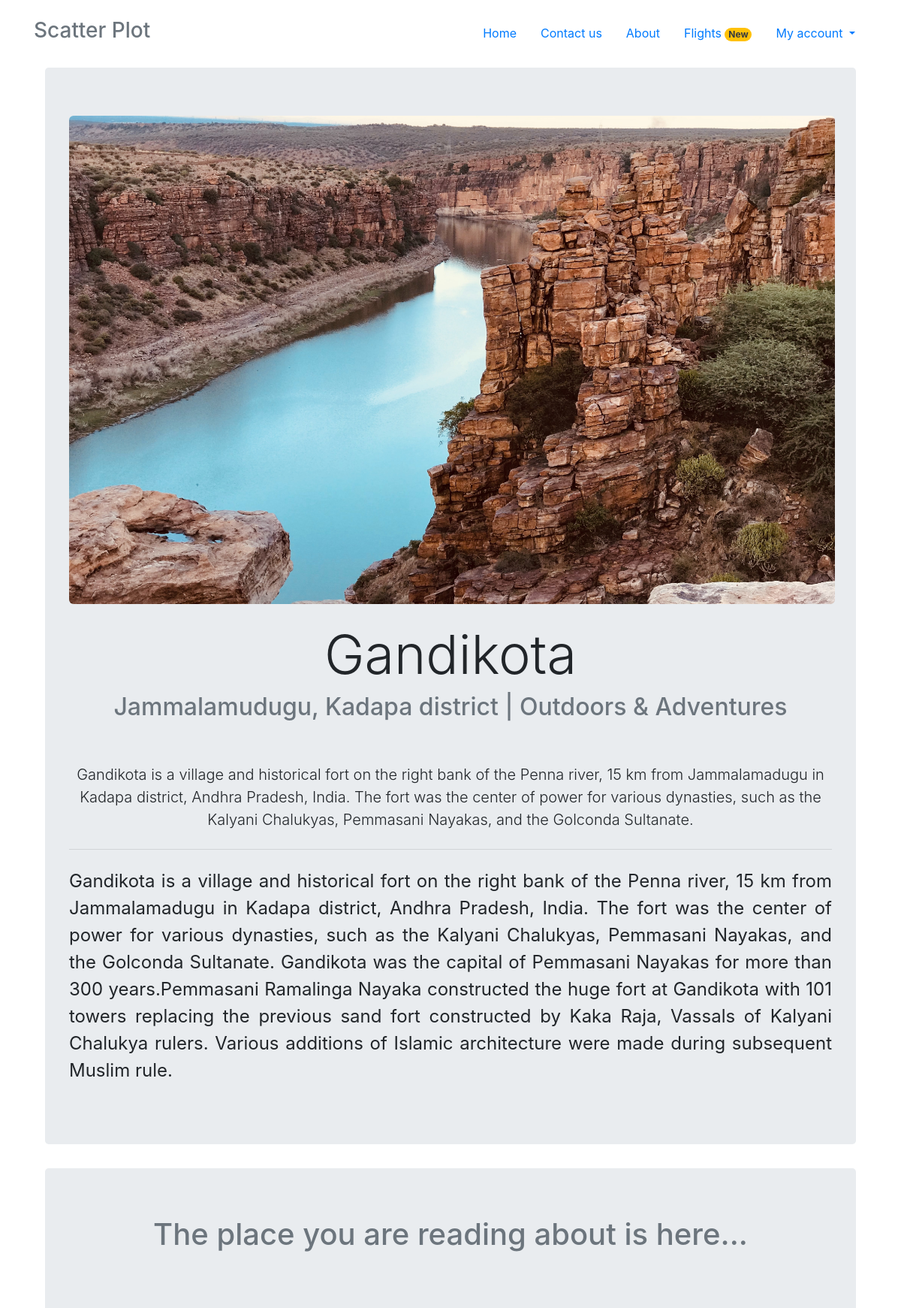
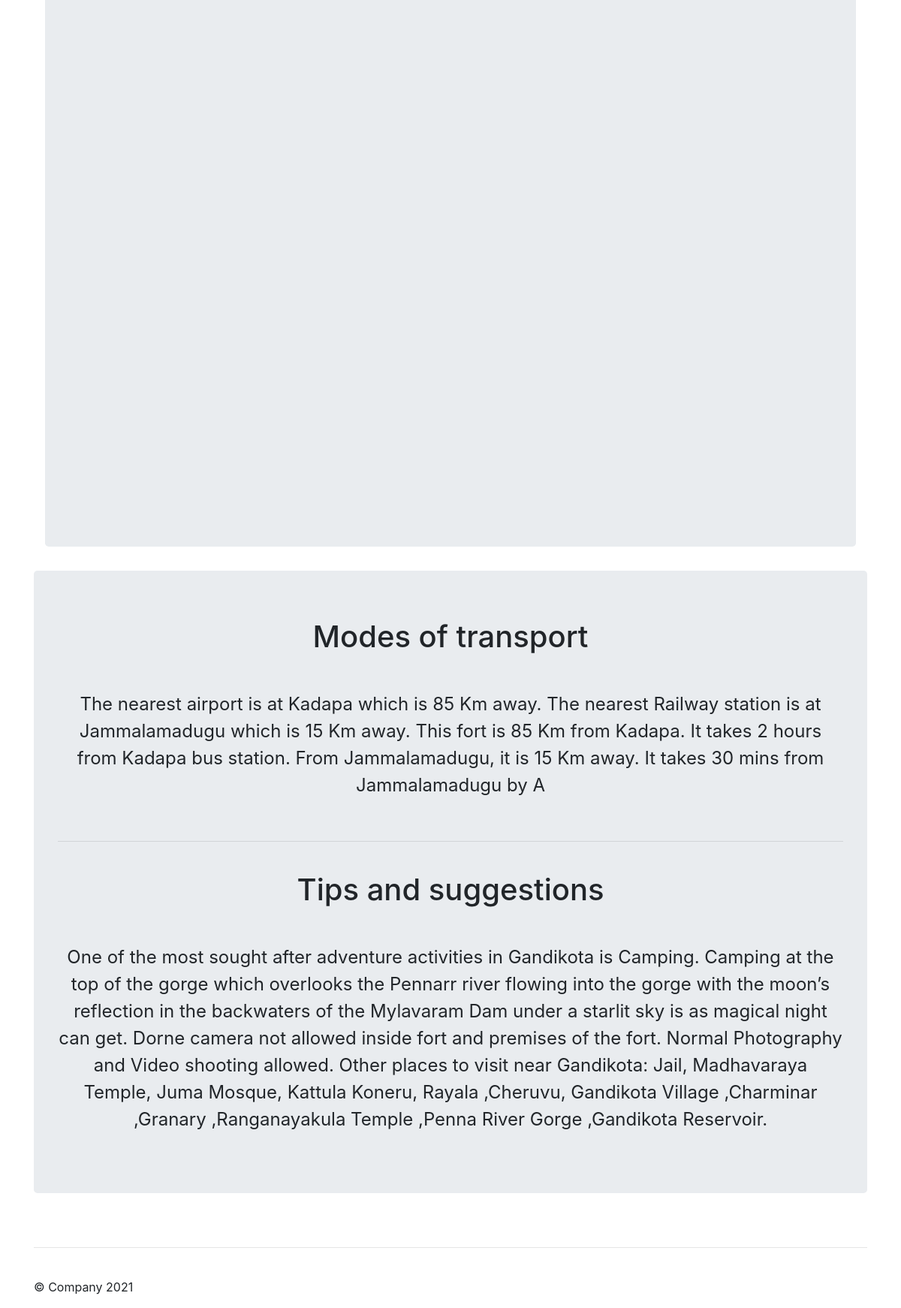
/2, run on the app's committed database (2 pictures, top to bottom).
### Profile/models.py (models this page shows)
class Points_of_Interest(models.Model):
    State_name = models.ForeignKey(state, on_delete=models.CASCADE)
    slug = models.SlugField(max_length=100, default='state')
    Point_of_interest = models.CharField(max_length=100, null=True)
    poislug = models.SlugField(max_length=100, null=True)
    header_image = models.ImageField(null=True, blank=True, upload_to="POIs")
    category = models.CharField(max_length=50, choices=category)
    Short_Description = models.TextField(max_length=300, default='', help_text='Write a short catchy description about the POI in 100 words max')
    city = models.CharField(max_length=50, default='')
    Description = models.TextField(max_length=2000, default='', help_text='500 words max')
    Latitude = models.FloatField()
    Longitude = models.FloatField()
    Tips = models.TextField(max_length=500, default='')
    Entry_fees_Adults = models.CharField(max_length=50, default='')
    Entry_fees_Children = models.CharField(max_length=50, default='')
    Transport_methods = models.TextField(max_length=300, default='')
    Suggestions = models.TextField(max_length=500, default='', help_text='Suggest something about the place. Example: The best food to try around this area (or) other places of interests around (or) Visitors food is not allowed')
    def __str__(self):
        return (self.Point_of_interest)

### Profile/views.py (the view)
# urls.py: path('<int:pk>', views.poidetailview.as_view(), name='poidetailview'),
class poidetailview(DetailView):
    model = Points_of_Interest
    template_name = 'poidetailview.html'

### templates/poidetailview.html (shortened to what this page needs)
{% extends 'bootstrap.html' %}
{% load static %}
{% block body %}
<body>
  <div class="container">
    <div class="jumbotron" >
      <img src={{object.header_image.url}} style="text-align: center; border-radius: 6px; object-fit: cover;" width="1020" height="650" >		  <br><br>
      <h1 class="display-3" style="text-align: center;">{{object}}</h1>	<h2 class="text-muted" style="text-align: center;">{{object.city}} | {{object.category}}</h2>		  <br><br>
      <p class="lead" style="text-align: center;">{{object.Short_Description}}</p>
      <hr class="my-4">
      <p style="text-align: justify; font-size:150%;">{{object.Description}}</p>
    </div>
  <div class="jumbotron">
    <h1 class="text-muted" style="text-align: center;">The place you are reading about is here...</h1><p><br></p>
        <p>
           <div id="map" style="height: 650px; width: 1020px; text-align:center;"></div>
           <br>
        </p>
  </div><div></div>
  </div>
  <div class="jumbotron">
    <h1  style="text-align: center;">Modes of transport</h1><p><br></p>
        <p style="text-align: center; font-size:150%;">
          {{object.Transport_methods}}
        </p><br><hr><br>
    <h1  style="text-align: center;">Tips and suggestions</h1><p><br></p>
        <p style="text-align: center; font-size:150%;">
          {{object.Tips}}
          {{object.Suggestions}}
        </p>
  </div>
    <br><hr><br>
  <footer class="footer">
    <p>© Company 2021</p>
  </footer>
</div>
{% endblock body %}

### data on the page
Points_of_Interest: header_image (picture), Point_of_interest "Gandikota", city "Jammalamudugu, Kadapa district", category "Outdoors & Adventures", Short_Description "Gandikota is a village and historical fort on the right bank of the Penna river, 15 km from Jammalamadugu in Kadapa district, Andhra Pradesh, India. The fort was the center of power for various dynasties, such as the Kalyani Chalukyas, Pemmasani Nayakas, and the Golconda Sultanate.", Description "Gandikota is a village and historical fort on the right bank of the Penna river, 15 km from Jammalamadugu in Kadapa district, Andhra Pradesh, India. The fort was the center of power for various dynasties, such as the Kalyani Chalukyas, Pemmasani Nayakas, and the Golconda Sultanate. Gandikota was the capital of Pemmasani Nayakas for more than 300 years.Pemmasani Ramalinga Nayaka constructed the huge fort at Gandikota with 101 towers replacing the previous sand fort constructed by Kaka Raja, Vassals of Kalyani Chalukya rulers. Various additions of Islamic architecture were made during subsequent Muslim rule.", Transport_methods "The nearest airport is at Kadapa which is 85 Km away. The nearest Railway station is at Jammalamadugu which is 15 Km away. This fort is 85 Km from Kadapa. It takes 2 hours from Kadapa bus station. From Jammalamadugu, it is 15 Km away. It takes 30 mins from Jammalamadugu by A", Tips "One of the most sought after adventure activities in Gandikota is Camping. Camping at the top of the gorge which overlooks the Pennarr river flowing into the gorge with the moon’s reflection in the backwaters of the Mylavaram Dam under a starlit sky is as magical night can get. Dorne camera not allowed inside fort and premises of the fort. Normal Photography and Video shooting allowed.", Suggestions "Other places to visit near Gandikota: Jail, Madhavaraya Temple, Juma Mosque, Kattula Koneru, Rayala ,Cheruvu, Gandikota Village ,Charminar ,Granary ,Ranganayakula Temple ,Penna River Gorge ,Gandikota Reservoir."
